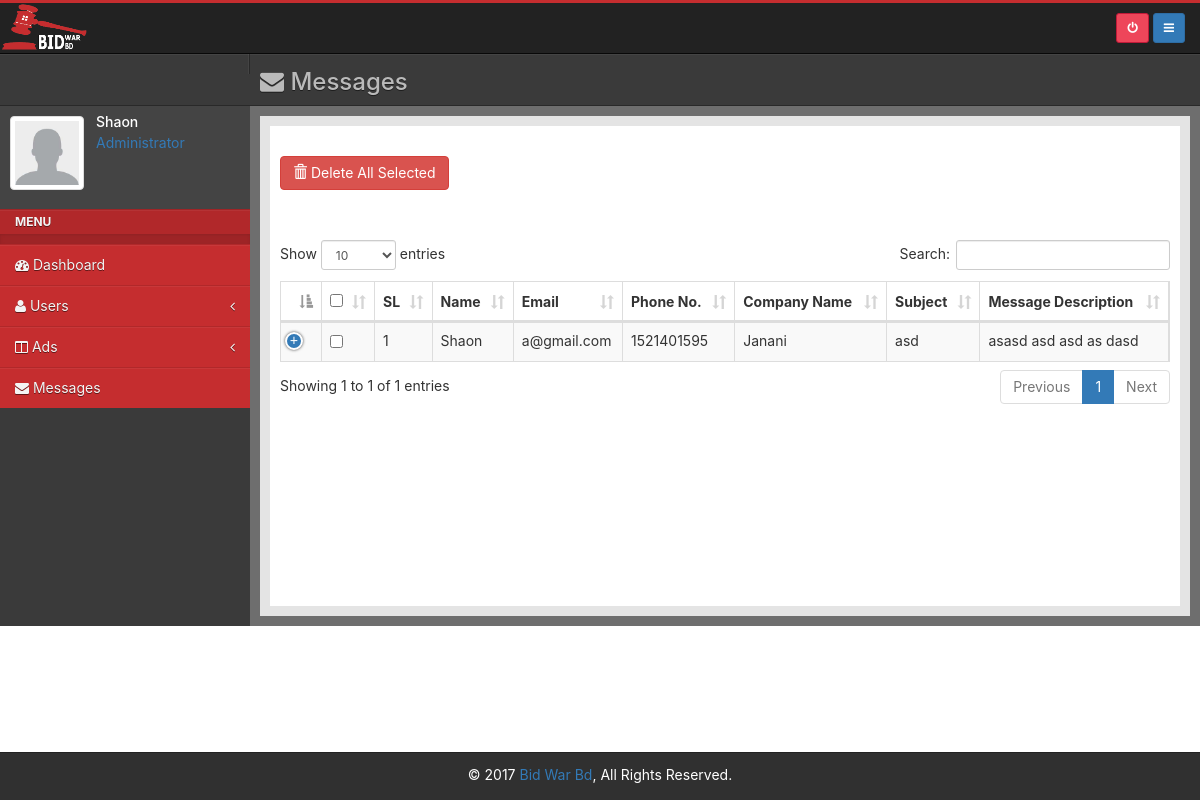
/admin/message.php (signed in), run on the app's committed database.
### tables this page shows
CREATE TABLE IF NOT EXISTS `contact` (
`id` int(11) NOT NULL,
  `name` varchar(15) NOT NULL,
  `email` varchar(20) NOT NULL,
  `phone` int(15) NOT NULL,
  `company_name` varchar(50) NOT NULL,
  `subject` varchar(150) NOT NULL,
  `message` text NOT NULL
);

### BidWarBd/Contact.php (called while the page is built, shortened)
<?php
class Contact
{
    public $conn;
    function __construct()
    {
        $this->conn = mysqli_connect("localhost", "root", "", "bidwarbd");
    }
    function getAllContact()
    {
        $contactData = array();
        $sql = "select * from contact";
        $result = mysqli_query($this->conn, $sql);
        while ($row = mysqli_fetch_object($result))
            $contactData[] = $row;
        return $contactData;
    }
}

### admin/message.php (the view, shortened to what this page needs)
<?php
include 'inc/header.php'; ?>
    <div class="main-bar">
        <h3>
            <i class="fa fa-envelope"></i> Messages
        </h3>
    </div>
<?php include 'inc/sidebar.php';
$contact = new Contact();
$contactData = $contact->getAllContact();
?>
    <div id="content">
        <div class="outer">
            <div class="inner bg-light lter">
                <div class="row">
                    <form action="deleteMessageSelected.php" method="post">
                        <div class="col-md-12" style="margin:30px auto 0 auto;">
                            <a href="">
                                <button type="submit" class="btn btn-danger"><span
                                            class="glyphicon glyphicon-trash"></span> Delete All Selected
                                </button>
                            </a>
                        </div>
                        <div class="col-md-12" style="margin-top:50px;margin-bottom: 50px;">
                            <table id="example" class="table table-striped table-bordered dt-responsive nowrap"
                                   cellspacing="0" width="100%">
                                <thead>
                                <tr>
                                    <th><input hidden type="text" name="contact_message" value="1"></th>
                                    <th><input type="checkbox" id="checkall"/></th>
                                    <th>SL</th>
                                    <th>Name</th>
                                    <th>Email</th>
                                    <th>Phone No.</th>
                                    <th>Company Name</th>
                                    <th>Subject</th>
                                    <th>Message Description</th>
                                </tr>
                                </thead>
                                <tbody>
                                <?php
                                $serialNumber = 1;
                                foreach ($contactData as $contact) {
                                    ?>
                                    <tr>
                                        <td></td>
                                        <td><input type="checkbox" name="mark[]" value="<?php echo $contact->id ?>"
                                                   class="checkthis"/></td>
                                        <td><?php echo $serialNumber++ ?></td>
                                        <td><?php echo $contact->name ?></td>
                                        <td><?php echo $contact->email ?></td>
                                        <td><?php echo $contact->phone ?></td>
                                        <td><?php echo $contact->company_name ?></td>
                                        <td><?php echo $contact->subject ?></td>
                                        <td><?php echo $contact->message ?></td>
                                    </tr>
                                    <?php
                                }
                                ?>
                                </tbody>
                            </table>
                        </div>
                    </form>
                </div>
            </div>
        </div>
    </div>
<?php include 'inc/footer.php'; ?>

### admin/assets/css/main.css (style rules this page uses)
body { font-family: -apple-system, system-ui, BlinkMacSystemFont, "Segoe UI", Roboto, "Helvetica Neue", Arial, sans-serif; }
html { position: relative; min-height: 100%; }
body { margin-bottom: 48px; }
@media (min-width: 768px) { #content { transition: all 0.3s ease-in-out; overflow: hidden; } }
.head .main-bar { padding: 10px; }
.head .main-bar h3 { margin-top: 0; margin-bottom: 0; color: #bababa; }
@media (min-width: 768px) { .head .main-bar h3 { margin-top: 5px; } }
@media (min-width: 768px) { .main-bar { display: block; overflow: hidden; } }
#content { transition: width 0.4s; }
.outer { padding: 10px; background-color: #6e6e6e; }
.outer:before, .outer:after { content: " "; display: table; }
.outer:after { clear: both; }
.inner { position: relative; min-height: 1px; padding-right: 10px; padding-left: 10px; background: #fff; border: 10px solid #e4e4e4; }
@media (min-width: 768px) { .inner { float: left; width: 100%; } }
.bg-light { background-color: #eee; color: #333 !important; }
.bg-light.lter, .bg-light > .lter { background-color: #ffffff !important; min-height: 500px; }

### data on the page
contact: name "Shaon", email "a@gmail.com", phone "1521401595", company_name "Janani", subject "asd", message "asasd asd asd as dasd"
